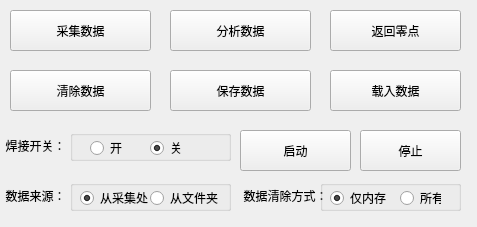
<?xml version="1.0" encoding="UTF-8"?>
<ui version="4.0">
 <class>offlineTrack</class>
 <widget class="QWidget" name="offlineTrack">
  <property name="geometry">
   <rect>
    <x>0</x>
    <y>0</y>
    <width>477</width>
    <height>227</height>
   </rect>
  </property>
  <property name="windowTitle">
   <string>离线跟踪</string>
  </property>
  <widget class="QPushButton" name="collectDataPushButton">
   <property name="geometry">
    <rect>
     <x>10</x>
     <y>10</y>
     <width>141</width>
     <height>41</height>
    </rect>
   </property>
   <property name="text">
    <string>采集数据</string>
   </property>
  </widget>
  <widget class="QPushButton" name="returnOriginPushButton">
   <property name="geometry">
    <rect>
     <x>330</x>
     <y>10</y>
     <width>131</width>
     <height>41</height>
    </rect>
   </property>
   <property name="text">
    <string>返回零点</string>
   </property>
  </widget>
  <widget class="QPushButton" name="startPushButton">
   <property name="geometry">
    <rect>
     <x>240</x>
     <y>130</y>
     <width>111</width>
     <height>41</height>
    </rect>
   </property>
   <property name="text">
    <string>启动</string>
   </property>
  </widget>
  <widget class="QPushButton" name="analyzePushButton">
   <property name="geometry">
    <rect>
     <x>170</x>
     <y>10</y>
     <width>141</width>
     <height>41</height>
    </rect>
   </property>
   <property name="text">
    <string>分析数据</string>
   </property>
  </widget>
  <widget class="QGroupBox" name="groupBox">
   <property name="geometry">
    <rect>
     <x>70</x>
     <y>130</y>
     <width>161</width>
     <height>31</height>
    </rect>
   </property>
   <property name="title">
    <string/>
   </property>
   <widget class="QRadioButton" name="onRadioButton">
    <property name="geometry">
     <rect>
      <x>20</x>
      <y>10</y>
      <width>41</width>
      <height>16</height>
     </rect>
    </property>
    <property name="text">
     <string>开</string>
    </property>
   </widget>
   <widget class="QRadioButton" name="offRadioButton">
    <property name="geometry">
     <rect>
      <x>80</x>
      <y>10</y>
      <width>41</width>
      <height>16</height>
     </rect>
    </property>
    <property name="text">
     <string>关</string>
    </property>
    <property name="checked">
     <bool>true</bool>
    </property>
   </widget>
  </widget>
  <widget class="QLabel" name="label">
   <property name="geometry">
    <rect>
     <x>0</x>
     <y>130</y>
     <width>71</width>
     <height>31</height>
    </rect>
   </property>
   <property name="layoutDirection">
    <enum>Qt::LeftToRight</enum>
   </property>
   <property name="text">
    <string>焊接开关：</string>
   </property>
   <property name="alignment">
    <set>Qt::AlignCenter</set>
   </property>
  </widget>
  <widget class="QPushButton" name="clearDataPushButton">
   <property name="geometry">
    <rect>
     <x>10</x>
     <y>70</y>
     <width>141</width>
     <height>41</height>
    </rect>
   </property>
   <property name="text">
    <string>清除数据</string>
   </property>
  </widget>
  <widget class="QPushButton" name="loadDataPushButton">
   <property name="geometry">
    <rect>
     <x>330</x>
     <y>70</y>
     <width>131</width>
     <height>41</height>
    </rect>
   </property>
   <property name="text">
    <string>载入数据</string>
   </property>
  </widget>
  <widget class="QPushButton" name="saveDataPushButton">
   <property name="geometry">
    <rect>
     <x>170</x>
     <y>70</y>
     <width>141</width>
     <height>41</height>
    </rect>
   </property>
   <property name="text">
    <string>保存数据</string>
   </property>
  </widget>
  <widget class="QPushButton" name="stopPushButton">
   <property name="geometry">
    <rect>
     <x>360</x>
     <y>130</y>
     <width>101</width>
     <height>41</height>
    </rect>
   </property>
   <property name="text">
    <string>停止</string>
   </property>
  </widget>
  <widget class="QLabel" name="label_2">
   <property name="geometry">
    <rect>
     <x>0</x>
     <y>180</y>
     <width>71</width>
     <height>31</height>
    </rect>
   </property>
   <property name="layoutDirection">
    <enum>Qt::LeftToRight</enum>
   </property>
   <property name="text">
    <string>数据来源：</string>
   </property>
   <property name="alignment">
    <set>Qt::AlignCenter</set>
   </property>
  </widget>
  <widget class="QGroupBox" name="groupBox_2">
   <property name="geometry">
    <rect>
     <x>70</x>
     <y>180</y>
     <width>161</width>
     <height>31</height>
    </rect>
   </property>
   <property name="title">
    <string/>
   </property>
   <widget class="QRadioButton" name="fromCollectionRadioButton">
    <property name="geometry">
     <rect>
      <x>10</x>
      <y>10</y>
      <width>71</width>
      <height>16</height>
     </rect>
    </property>
    <property name="text">
     <string>从采集处</string>
    </property>
    <property name="checked">
     <bool>true</bool>
    </property>
   </widget>
   <widget class="QRadioButton" name="fromFolderRadioButton">
    <property name="geometry">
     <rect>
      <x>80</x>
      <y>10</y>
      <width>71</width>
      <height>16</height>
     </rect>
    </property>
    <property name="text">
     <string>从文件夹</string>
    </property>
    <property name="checked">
     <bool>false</bool>
    </property>
   </widget>
  </widget>
  <widget class="QLabel" name="label_3">
   <property name="geometry">
    <rect>
     <x>240</x>
     <y>180</y>
     <width>91</width>
     <height>31</height>
    </rect>
   </property>
   <property name="layoutDirection">
    <enum>Qt::LeftToRight</enum>
   </property>
   <property name="text">
    <string>数据清除方式：</string>
   </property>
   <property name="alignment">
    <set>Qt::AlignCenter</set>
   </property>
  </widget>
  <widget class="QGroupBox" name="groupBox_3">
   <property name="geometry">
    <rect>
     <x>320</x>
     <y>180</y>
     <width>141</width>
     <height>31</height>
    </rect>
   </property>
   <property name="title">
    <string/>
   </property>
   <widget class="QRadioButton" name="memoryOnlyRadioButton">
    <property name="geometry">
     <rect>
      <x>10</x>
      <y>10</y>
      <width>71</width>
      <height>16</height>
     </rect>
    </property>
    <property name="text">
     <string>仅内存</string>
    </property>
    <property name="checked">
     <bool>true</bool>
    </property>
   </widget>
   <widget class="QRadioButton" name="allRadioButton">
    <property name="geometry">
     <rect>
      <x>80</x>
      <y>10</y>
      <width>41</width>
      <height>16</height>
     </rect>
    </property>
    <property name="text">
     <string>所有</string>
    </property>
    <property name="checked">
     <bool>false</bool>
    </property>
   </widget>
  </widget>
 </widget>
 <resources/>
 <connections/>
</ui>
